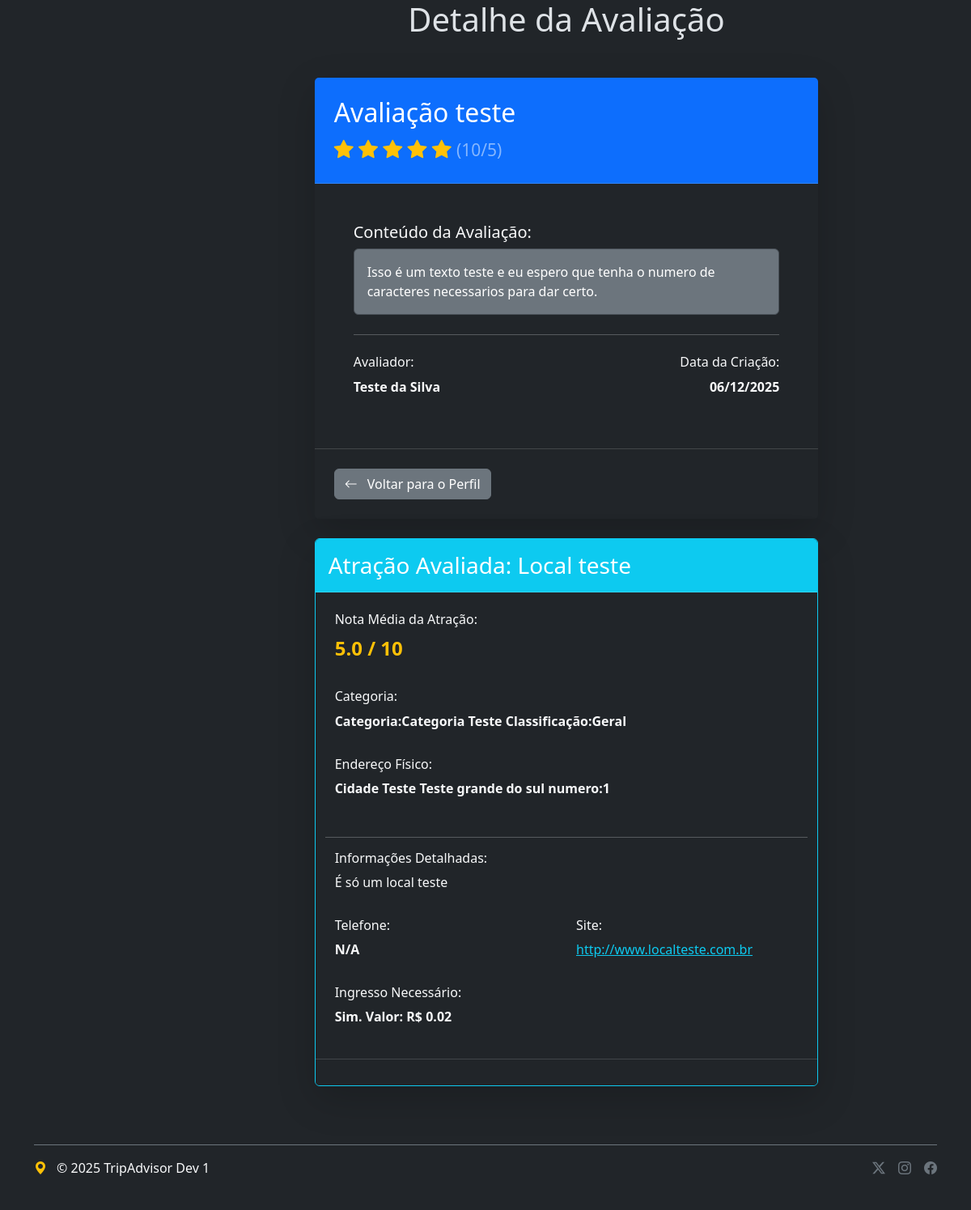
/tripAdvisor/datail/avaliacao/1, run on an earlier commit of the app's database.
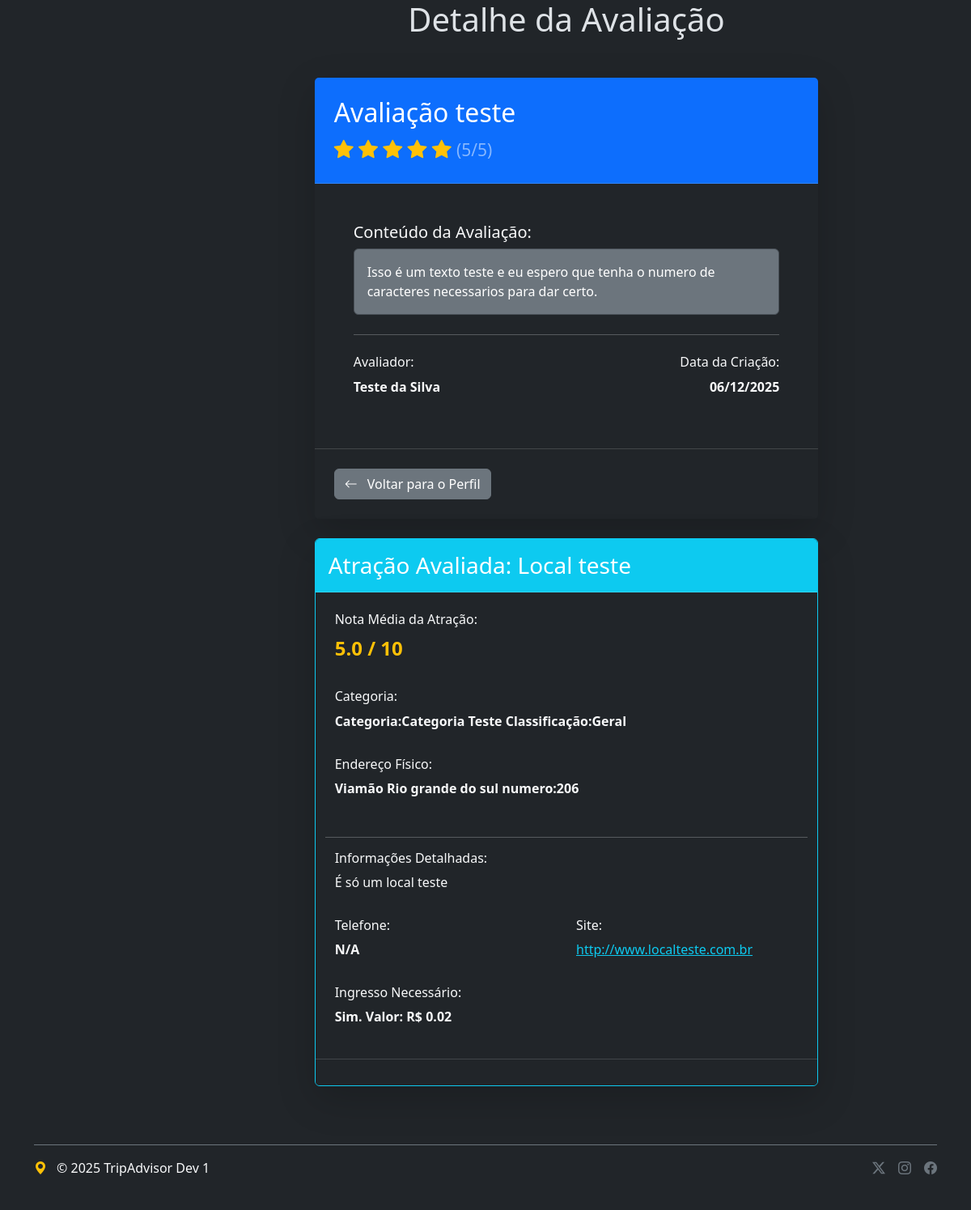
And on a later commit of the database.
### tripAdvisor/models/avaliacao.py (models this page shows, shortened)
class Avaliacao(BaseModel):
    titulo = models.CharField(max_length=100, validators=[MinLengthValidator(3)])
    texto = models.TextField(validators=[MinLengthValidator(50)])
    nota = models.IntegerField(validators=[MinValueValidator(0), MaxValueValidator(10)])
    data_visita = models.DateField()
    data_avaliacao = models.DateField(auto_now_add=True)
    likes = models.IntegerField(default=0, validators=[MinValueValidator(0)])
    atracao = models.ForeignKey(
        Atracao,
        on_delete=models.CASCADE,
        related_name='avaliacoes_recebidas',
        verbose_name="Atração Avaliada"
    )
    perfil = models.ForeignKey(
        Perfil,
        on_delete=models.CASCADE,
        related_name='avaliacoes_feitas',
        verbose_name="Perfil Avaliador"
    )
    objects = AvaliacaoManager()
    class Meta:
        verbose_name = "Avaliação"
        verbose_name_plural = "Avaliações"
        unique_together = ('perfil', 'atracao')

### tripAdvisor/models/atracao.py (models this page shows, shortened)
class Atracao(BaseModel):
    nome = models.CharField(max_length=100, validators=[MinLengthValidator(5)])
    nota = models.FloatField()
    ingresso = models.BooleanField()
    valor = models.DecimalField(decimal_places=2, max_digits=10, blank=True, null=True)
    informacoes = models.TextField()
    site = models.URLField()
    telefone = models.CharField(max_length=11, blank=True, null=True)
    categoria = models.ForeignKey(
        Categoria,
        on_delete=models.SET_NULL,
        related_name='atracoes',
        null=True,
        verbose_name="Categoria"
    )
    endereco = models.ForeignKey(
        'Endereco',
        on_delete=models.SET_NULL,
        related_name='atracoes',
        blank=True,
        null=True,
        verbose_name="Endereço Físico"
    )
    class Meta:
        verbose_name = "Atração"
        verbose_name_plural = "Atrações"

### tripAdvisor/models/endereco.py (models this page shows)
class Endereco(BaseModel):
    cep = models.CharField(max_length=8, validators=[MinLengthValidator(8)])
    logradouro = models.CharField(max_length=50, validators=[MinLengthValidator(5)])
    numero = models.IntegerField(validators=[MinValueValidator(0)])
    complemento = models.CharField(max_length=50, validators=[MinLengthValidator(2)])
    bairro = models.CharField(max_length=30, validators=[MinLengthValidator(5)])
    cidade = models.CharField(max_length=30, validators=[MinLengthValidator(3)])
    estado = models.CharField(max_length=30, validators=[MinLengthValidator(5)])
    pais = models.CharField(max_length=100, validators=[MinLengthValidator(3)])
    def __str__(self):
        return f"{self.cidade} {self.estado} numero:{self.numero} "

### tripAdvisor/models/perfil.py (models this page shows, shortened)
class Perfil(BaseModel):
    email = models.CharField(max_length=100, validators=[MinLengthValidator(10)])
    nome = models.CharField(max_length=100, validators=[MinLengthValidator(10)])
    passaporte = models.CharField(max_length=10, validators=[MinLengthValidator(10)])
    data_nascimento = models.DateField()
    pais = models.CharField(max_length=100, validators=[MinLengthValidator(3)])
    genero = models.CharField(max_length=20, choices=Genero, default=Genero.NOT_INFORMED)
    pagina_pessoal = models.URLField(max_length=150, validators=[MinLengthValidator(15)], blank=True, null=True)
    biografia = models.TextField(blank=True, null=True)
    lingua = models.CharField(max_length=20, validators=[MinLengthValidator(5)], blank=True, null=True)
    premium = models.BooleanField(default=False)
    membro_desde = models.DateField(auto_now_add=True)
    user = models.OneToOneField(
        User,
        on_delete=models.CASCADE,
        primary_key=True,
    )

### tripAdvisor/models/categoria.py (models this page shows)
class Categoria(BaseModel):
    nome = models.CharField(max_length=50, validators=[MinLengthValidator(5)])
    classificacao = models.CharField(max_length=20, choices=Classificacao)
    descricao = models.TextField()
    def __str__(self):
        return f"Categoria:{self.nome} Classificação:{self.classificacao}"

### tripAdvisor/views/avaliacoes_classes.py (the view)
# urls.py: path('datail/avaliacao/<int:pk>', AvaliacaoDetailView.as_view(), name='detail_avaliacao'),
class AvaliacaoDetailView(DetailView):
    form_class = AvaliacaoForm
    model = Avaliacao
    template_name = 'tripAdvisor/avaliacao_detail.html'
    context_object_name = 'avaliacao'

### tripAdvisor/templates/tripAdvisor/avaliacao_detail.html
{% extends 'minimal.html' %}
{% load static %}
{% block title %}
<h1>Detalhe da Avaliação</h1>
{% endblock title %}
{% block main %}
<div class="container my-5">
<div class="row justify-content-center">
<div class="col-lg-10">
<div class="card shadow-lg border-0 mb-4">
<div class="card-header bg-primary text-white p-4">
<h2 class="mb-0">{{ avaliacao.titulo }}</h2>
<p class="fs-4 text-warning mb-0 mt-2">
{% for i in "12345"|make_list %}
{% if forloop.counter <= avaliacao.nota %}
<i class="bi bi-star-fill"></i>
{% else %}
<i class="bi bi-star"></i>
{% endif %}
{% endfor %}
<small class="text-white-50">({{ avaliacao.nota }}/5)</small>
</p>
</div>
<div class="card-body p-5 bg-dark text-light">
<h5 class="text-light">Conteúdo da Avaliação:</h5>
<div class="bg-secondary p-3 border rounded mb-4">
<p class="card-text text-white">{{ avaliacao.texto|linebreaksbr }}</p>
</div>
<hr class="my-4 border-light">
<div class="row">
<div class="col-md-6">
<h6 class="text-light">Avaliador:</h6>
<p class="fw-bold">{{ avaliacao.perfil.nome }}</p>
</div>
<div class="col-md-6 text-md-end">
<h6 class="text-light">Data da Criação:</h6>
<p class="fw-bold">{{ avaliacao.data_avaliacao|date:"d/m/Y" }}</p>
</div>
</div>
</div>
<div class="card-footer bg-dark d-flex justify-content-start p-4">
<a href="{% url 'profile' %}" class="btn btn-secondary">
<i class="bi bi-arrow-left me-2"></i> Voltar para o Perfil
</a>
</div>
</div>
<div class="card shadow-lg border-info">
<div class="card-header bg-info text-white p-3">
<h3 class="mb-0">Atração Avaliada: {{ avaliacao.atracao.nome }}</h3>
</div>
<div class="card-body p-4 bg-dark text-light">
<div class="row">
<div class="col-md-12 mb-3">
<h6 class="text-light">Nota Média da Atração:</h6>
<p class="fs-4 text-warning fw-bold">{{ avaliacao.atracao.nota }} / 10</p>
</div>
<div class="col-md-12 mb-3">
<h6 class="text-light">Categoria:</h6>
<p class="fw-bold">{{ avaliacao.atracao.categoria|default:"N/A" }}</p>
</div>
<div class="col-md-12 mb-3">
<h6 class="text-light">Endereço Físico:</h6>
<p class="fw-bold">{{ avaliacao.atracao.endereco|default:"Não informado" }}</p>
</div>
<hr class="my-3 border-light">
<div class="col-md-12 mb-3">
<h6 class="text-light">Informações Detalhadas:</h6>
<p>{{ avaliacao.atracao.informacoes|linebreaksbr }}</p>
</div>
<div class="col-md-6 mb-3">
<h6 class="text-light">Telefone:</h6>
<p class="fw-bold">{{ avaliacao.atracao.telefone|default:"N/A" }}</p>
</div>
<div class="col-md-6 mb-3">
<h6 class="text-light">Site:</h6>
<p><a href="{{ avaliacao.atracao.site }}" target="_blank" class="text-info">{{ avaliacao.atracao.site }}</a></p>
</div>
<div class="col-md-12">
<h6 class="text-light">Ingresso Necessário:</h6>
<p class="fw-bold">
{% if avaliacao.atracao.ingresso %}
Sim. Valor: R$ {{ avaliacao.atracao.valor|default:"N/A" }}
{% else %}
Não
{% endif %}
</p>
</div>
</div>
</div>
<div class="card-footer bg-dark text-end p-3">
</div>
</div>
</div>
</div>
{% endblock main %}

What changed in the data, as far as the page shows it:
changed Avaliacao "Avaliação teste": nota "10" → "5"; atracao.endereco "Cidade Teste Teste grande do sul numero:1" → "Viamão Rio grande do sul numero:206"
